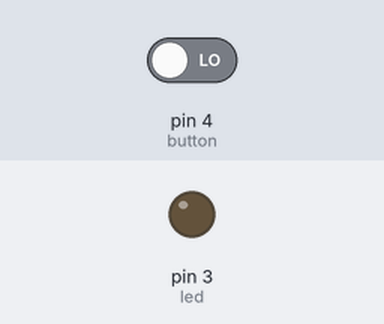
The sketch below on a simulated Arduino Uno, built with avr-gcc and run on an emulated ATmega328P. Parts: output pins drawn as LEDs (lit = HIGH). The test bench sets the inputs (shaded band); at power-on: pin 4 (button) LOW.

Above: at 10.8 s.
10.9 s: pin 4 (button) driven HIGH
At 16.3 s:
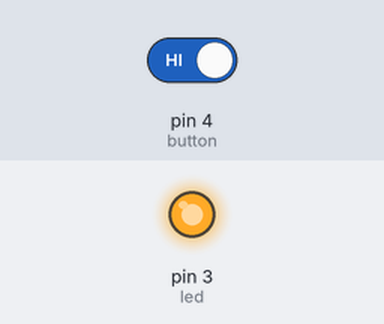
16.9 s: pin 4 (button) driven LOW
At 21.3 s:
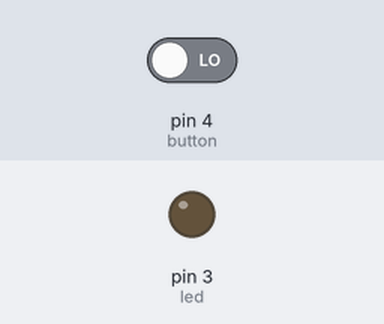
Timing chart, 0 to 22.8 s (numbered marks = the images above; inputs shaded):
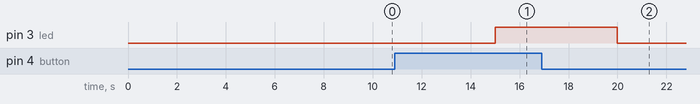

Measured:
- after the input at 10.9 s, pin 3 (led): LOW → HIGH after 4.1 s
- after the input at 16.9 s, pin 3 (led): HIGH → LOW after 3.1 s

The sketch:

led_button.ino
```cpp
#define led 3 //We define the LED pin
#define button 4 //We define the button pin


void setup() {
  pinMode(led,OUTPUT);//We put the LED pin as an output, as we want it to light up
  pinMode(button,INPUT);//We put butao as input because we want to read the state


}

void loop() {
  if(digitalRead(button)){//here we have a condition that is if, if when reading the button and it is on

    digitalWrite(led,HIGH);//we write how to turn on the LED
  }
else{//otherwise
digitalWrite(led,LOW);//it would remain off

}
delay(5000);//we wait 5 seconds for the program to repeat again
}
```
